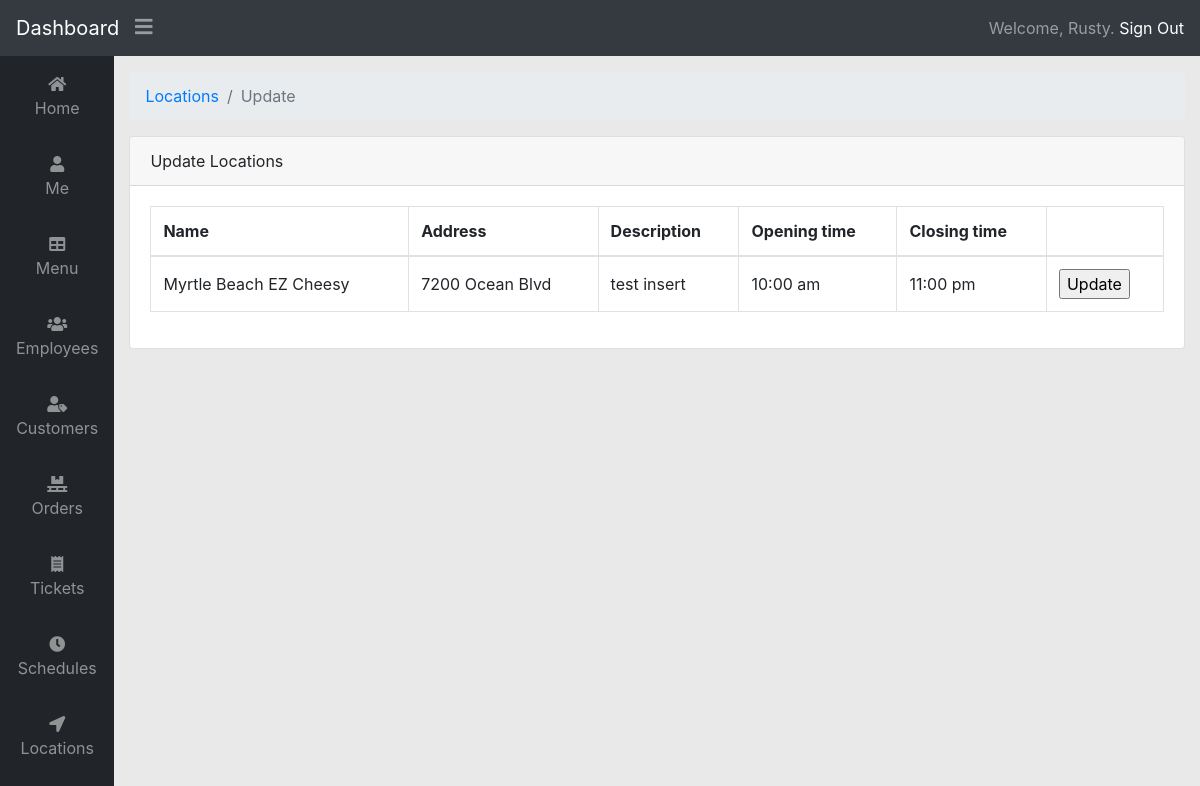
/updatelocations.php (signed in), run on the app's committed database.
### tables this page shows
CREATE TABLE `locations` (
  `locationkey` int NOT NULL,
  `locationname` varchar(50) NOT NULL,
  `locationaddress` varchar(255) NOT NULL,
  `locationcity` varchar(50) NOT NULL,
  `locationzip` varchar(5) NOT NULL,
  `locationstate` varchar(2) NOT NULL,
  `locationphone` varchar(10) NOT NULL,
  `locationdescription` varchar(255) NOT NULL,
  `locationopen` time DEFAULT NULL,
  `locationclose` time DEFAULT NULL
);

### updatelocations.php (the view, shortened to what this page needs)
<?php
	require_once 'header.php';
	if ($_SESSION['signedin'] == 1) {
		if (preg_match('/...........................1............/', $_SESSION['permission'])) {
?>
<ol class="breadcrumb">
	<li class="breadcrumb-item"><a href="#">Locations</a></li>
	<li class="breadcrumb-item active">Update</li>
</ol>
<div class="card">
	<div class="card-header">Update Locations</div>
	<div class="card-body">
		<div class="table-responsive">
			<table class="table table-bordered" id="selectlocationsTable" width="100%" cellspacing="0">
				<thead>
					<tr>
						<th>Name</th>
						<th>Address</th>
						<th>Description</th>
						<th>Opening time</th>
						<th>Closing time</th>
						<th></th>
					</tr>
				</thead>
				<tbody>
					<?php
					$sqlselectc = "SELECT * FROM locations ORDER BY locationkey ASC";
					$result = $db->prepare($sqlselectc);
					$result->execute();
						while ( $row = $result-> fetch() )
							{
								echo '<tr><td> ' . $row['locationname'] .
								'</td><td> ' . $row['locationaddress'] . '</td><td> ' . $row['locationdescription'] . '</td>
								<td>' . date("g:i a", strtotime($row['locationopen'])) . '</td>
								<td>' . date("g:i a", strtotime($row['locationclose'])) . '</td>
								<td>
									<form name="updalocationsselectionform" method="post" action="updatelocationsform.php">
										<input type="hidden" name="locationkey" value="' . $row['locationkey'] . '"/>
										<input type="submit" name="updatelocationselection" value="Update"/>
									</form>
								</td>';
							}
							echo '</tr>';
					?>
				</tbody>
			</table>
		</div>
	</div>
</div>
<?php
} else {
	echo '<p>You do not have permission to view this page</p>';
}
} else {
	echo '<p>You are not signed in. Click <a href="signin.php">here</a> to sign in.</p>';
}
	require_once 'footer.php';
?>

### styles/main.css (style rules this page uses)
body { font-family: -apple-system, BlinkMacSystemFont, "Segoe UI", Roboto, "Helvetica Neue", Arial, "Noto Sans", sans-serif, "Apple Color Emoji", "Segoe UI Emoji", "Segoe UI Symbol", "Noto Color Emoji"; background-color: #e9e9e9; }
td { vertical-align: middle !important; }

### data on the page
locations: locationname "Myrtle Beach EZ Cheesy", locationaddress "7200 Ocean Blvd", locationdescription "test insert", locationopen "10:00 am", locationclose "11:00 pm"

### other printed values
$_SESSION['employeefirstname'] "Rusty"
